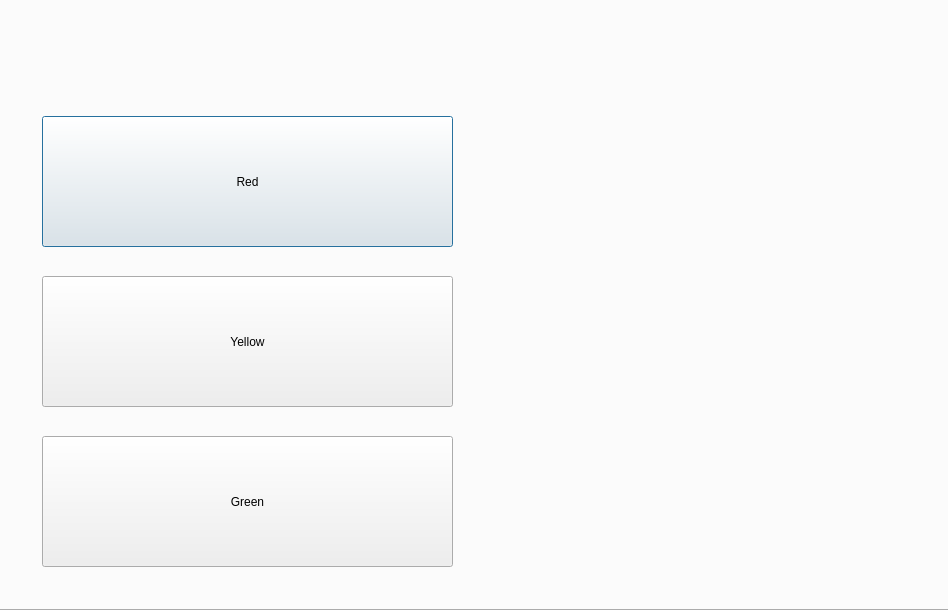
<?xml version="1.0" encoding="UTF-8"?>
<ui version="4.0">
 <class>Dialog</class>
 <widget class="QDialog" name="Dialog">
  <property name="geometry">
   <rect>
    <x>0</x>
    <y>0</y>
    <width>948</width>
    <height>610</height>
   </rect>
  </property>
  <property name="windowTitle">
   <string>Dialog</string>
  </property>
  <widget class="QTabWidget" name="tabWidget">
   <property name="geometry">
    <rect>
     <x>-20</x>
     <y>-30</y>
     <width>971</width>
     <height>641</height>
    </rect>
   </property>
   <property name="currentIndex">
    <number>0</number>
   </property>
   <widget class="QWidget" name="tab">
    <attribute name="title">
     <string>Tab 1</string>
    </attribute>
    <widget class="QPushButton" name="redButton">
     <property name="geometry">
      <rect>
       <x>60</x>
       <y>120</y>
       <width>411</width>
       <height>131</height>
      </rect>
     </property>
     <property name="text">
      <string>Red</string>
     </property>
    </widget>
    <widget class="QLabel" name="Background">
     <property name="geometry">
      <rect>
       <x>-30</x>
       <y>-40</y>
       <width>1021</width>
       <height>681</height>
      </rect>
     </property>
     <property name="text">
      <string/>
     </property>
     <property name="pixmap">
      <pixmap>images/bg.png</pixmap>
     </property>
     <property name="scaledContents">
      <bool>true</bool>
     </property>
    </widget>
    <widget class="QPushButton" name="greenButton">
     <property name="geometry">
      <rect>
       <x>60</x>
       <y>440</y>
       <width>411</width>
       <height>131</height>
      </rect>
     </property>
     <property name="text">
      <string>Green</string>
     </property>
    </widget>
    <widget class="QPushButton" name="yellowButton">
     <property name="geometry">
      <rect>
       <x>60</x>
       <y>280</y>
       <width>411</width>
       <height>131</height>
      </rect>
     </property>
     <property name="text">
      <string>Yellow</string>
     </property>
    </widget>
    <widget class="QLabel" name="label_2">
     <property name="geometry">
      <rect>
       <x>520</x>
       <y>80</y>
       <width>421</width>
       <height>501</height>
      </rect>
     </property>
     <property name="text">
      <string/>
     </property>
    </widget>
    <zorder>Background</zorder>
    <zorder>redButton</zorder>
    <zorder>greenButton</zorder>
    <zorder>yellowButton</zorder>
    <zorder>label_2</zorder>
   </widget>
   <widget class="QWidget" name="tab_2">
    <attribute name="title">
     <string>Tab 2</string>
    </attribute>
    <widget class="QLabel" name="label">
     <property name="geometry">
      <rect>
       <x>0</x>
       <y>-20</y>
       <width>1031</width>
       <height>641</height>
      </rect>
     </property>
     <property name="text">
      <string/>
     </property>
     <property name="pixmap">
      <pixmap>2.png</pixmap>
     </property>
    </widget>
   </widget>
  </widget>
 </widget>
 <resources/>
 <connections/>
</ui>
